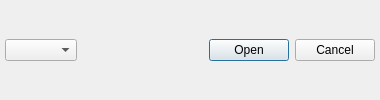
<?xml version="1.0" encoding="UTF-8"?>
<ui version="4.0">
 <class>CSVAtlasList</class>
 <widget class="QDialog" name="CSVAtlasList">
  <property name="geometry">
   <rect>
    <x>0</x>
    <y>0</y>
    <width>380</width>
    <height>100</height>
   </rect>
  </property>
  <property name="sizePolicy">
   <sizepolicy hsizetype="Expanding" vsizetype="Expanding">
    <horstretch>0</horstretch>
    <verstretch>0</verstretch>
   </sizepolicy>
  </property>
  <property name="windowTitle">
   <string>CSV Atlas List</string>
  </property>
  <layout class="QHBoxLayout">
   <property name="margin">
    <number>5</number>
   </property>
   <item>
    <widget class="QComboBox" name="_atlases"/>
   </item>
   <item>
    <widget class="QDialogButtonBox" name="buttonBox">
     <property name="standardButtons">
      <set>QDialogButtonBox::Cancel|QDialogButtonBox::Open</set>
     </property>
    </widget>
   </item>
  </layout>
 </widget>
 <resources/>
 <connections>
  <connection>
   <sender>buttonBox</sender>
   <signal>accepted()</signal>
   <receiver>CSVAtlasList</receiver>
   <slot>accept()</slot>
   <hints>
    <hint type="sourcelabel">
     <x>-1</x>
     <y>-1</y>
    </hint>
    <hint type="destinationlabel">
     <x>20</x>
     <y>20</y>
    </hint>
   </hints>
  </connection>
  <connection>
   <sender>buttonBox</sender>
   <signal>rejected()</signal>
   <receiver>CSVAtlasList</receiver>
   <slot>reject()</slot>
   <hints>
    <hint type="sourcelabel">
     <x>-1</x>
     <y>-1</y>
    </hint>
    <hint type="destinationlabel">
     <x>20</x>
     <y>20</y>
    </hint>
   </hints>
  </connection>
 </connections>
</ui>
